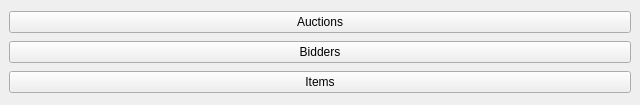
<?xml version="1.0" encoding="UTF-8"?>
<ui version="4.0">
 <class>adminStartWindow</class>
 <widget class="QMainWindow" name="adminStartWindow">
  <property name="geometry">
   <rect>
    <x>0</x>
    <y>0</y>
    <width>640</width>
    <height>105</height>
   </rect>
  </property>
  <property name="windowTitle">
   <string>Start</string>
  </property>
  <widget class="QWidget" name="centralwidget">
   <layout class="QVBoxLayout" name="verticalLayout">
    <item>
     <widget class="QPushButton" name="auctionButton">
      <property name="text">
       <string>Auctions</string>
      </property>
     </widget>
    </item>
    <item>
     <widget class="QPushButton" name="biddersButton">
      <property name="text">
       <string>Bidders</string>
      </property>
     </widget>
    </item>
    <item>
     <widget class="QPushButton" name="itemsButton">
      <property name="text">
       <string>Items</string>
      </property>
     </widget>
    </item>
   </layout>
  </widget>
 </widget>
 <resources/>
 <connections/>
</ui>
